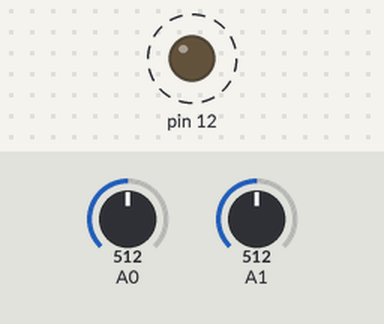
Recording of a sketch running on a simulated Arduino Uno, built with avr-gcc and run on an emulated ATmega328P. On the bench: output pins drawn as LEDs (lit = HIGH). Dashed ring = blinking. The inputs (shaded band) are chosen by the test bench; at power-on: A0 = 512, A1 = 512. What the sketch prints to the serial monitor is not drawn.

Above: at 0.4 s.
Timing chart, 0 to 4.6 s (numbered marks = the images above):
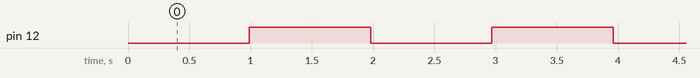

The sketch:

freertos.ino
```cpp
#include <Arduino_FreeRTOS.h>

// define three tasks for Blink & LDR & VR
void TaskBlink( void *pvParameters );
void TaskLDR( void *pvParameters );
void TaskVR( void *pvParameters );

// the setup function runs once when you press reset or power the board
void setup()
{

  // initialize serial communication at 9600 bits per second:
  Serial.begin(9600);

  // Now set up two tasks to run independently.
  xTaskCreate(
    TaskBlink
    ,  (const portCHAR *)"Blink"   // A name just for humans
    ,  128  // This stack size can be checked & adjusted by reading the Stack Highwater
    ,  NULL
    ,  3
    ,  NULL );


  xTaskCreate(
    TaskVR
    ,  (const portCHAR *) "VR"
    ,  128  // Stack size
    ,  NULL
    ,  2  // Priority
    ,  NULL );

  xTaskCreate(
    TaskLDR
    ,  (const portCHAR *) "LDR"
    ,  128  // Stack size
    ,  NULL
    ,  1  // Priority
    ,  NULL );

}

void loop()
{
  // Empty. Things are done in Tasks.
}

/*---------------------- Tasks ---------------------*/

void TaskBlink(void *pvParameters)  // This is a task.
{
  (void) pvParameters;


  // initialize digital LED_BUILTIN on pin 13 as an output.
  pinMode(12, OUTPUT);

  for (;;) // A Task shall never return or exit.
  {
    digitalWrite(12, LOW);   // turn the LED on
    Serial.println("LED 12 on");
    vTaskDelay( 1000 / portTICK_PERIOD_MS );
    digitalWrite(12, HIGH);    // turn the LED off
    Serial.println("LED 12 off");
    vTaskDelay( 1000 / portTICK_PERIOD_MS );
  }
}

void TaskLDR(void *pvParameters)  // This is a task.
{
  (void) pvParameters;


  for (;;)
  {
    // read the input on analog pin 1:
    int sensorValue = analogRead(A1);
    // print out the value you read:
    Serial.print("LDR value = ");
    Serial.println(sensorValue);
    vTaskDelay(20);  // one tick delay (300ms) in between reads for stability
  }
}

void TaskVR(void *pvParameters)  // This is a task.
{
  (void) pvParameters;


  for (;;)
  {
    // read the input on analog pin 0:
    int sensorValue = analogRead(A0);
    // print out the value you read:
    Serial.print("VR value = ");
    Serial.println(sensorValue);
    vTaskDelay(20);  // one tick delay (300ms) in between reads for stability
  }
}
```

Measured:
- by itself, pin 12: alternates HIGH for 0.99 s and LOW for 0.99 s
